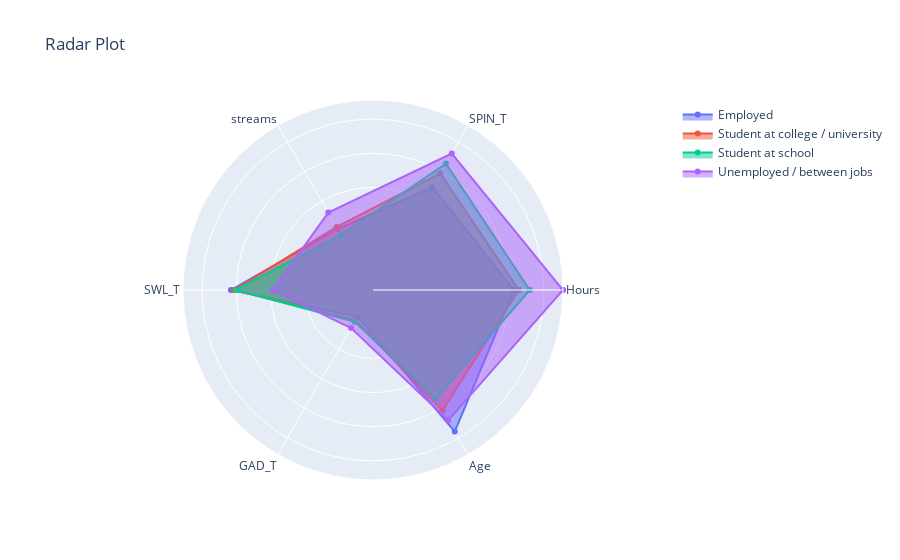

The notebook cell saved with this chart:
### Code cell
import pandas as pd
import plotly.graph_objects as go

# Load the data
data = pd.read_csv("gaming_processed.csv")
# data = data.dropna['GAD_T']

# Prepare the data
selected_columns = ['Hours', 'SPIN_T', 'streams', 'SWL_T', 'Work', 'GAD_T', 'Age']
data = data[selected_columns]

# Aggregate the data
grouped_data = data.groupby('Work').mean()

# Define labels and values for radar chart
labels = ['Hours', 'SPIN_T', 'streams', 'SWL_T', 'GAD_T', 'Age']
categories = grouped_data.index.tolist()
values = grouped_data.values.tolist()

# Convert values to numeric
values = [[float(val) for val in vals] for vals in values]

# Create radar chart
fig = go.Figure()

for i in range(len(categories)):
    fig.add_trace(go.Scatterpolar(
        r=values[i] + values[i][:1],
        theta=labels + labels[:1],
        fill='toself',
        name=categories[i]
    ))

fig.update_layout(
    polar=dict(
        radialaxis=dict(
            visible=True,
            showticklabels=False,
            range=[0, max([max(vals) for vals in values])]  # Adjust range if needed
        )),
    showlegend=True,
    title='Radar Plot'
)

fig.show()

### Figure 1 — Plotly figure (JSON) as saved in the notebook; plotly's stock layout.template omitted (floating-point values rounded to 4 significant figures)
{"data": [{"fill": "toself", "name": "Employed", "r": [20.63, 17.35, 10.31, 20.79, 4.504, 23.92, 20.63], "theta": ["Hours", "SPIN_T", "streams", "SWL_T", "GAD_T", "Age", "Hours"], "type": "scatterpolar"}, {"fill": "toself", "name": "Student at college / university", "r": [21.34, 19.68, 10.65, 20.35, 5.141, 20.35, 21.34], "theta": ["Hours", "SPIN_T", "streams", "SWL_T", "GAD_T", "Age", "Hours"], "type": "scatterpolar"}, {"fill": "toself", "name": "Student at school", "r": [22.93, 21.35, 9.34, 20.08, 5.373, 18.37, 22.93], "theta": ["Hours", "SPIN_T", "streams", "SWL_T", "GAD_T", "Age", "Hours"], "type": "scatterpolar"}, {"fill": "toself", "name": "Unemployed / between jobs", "r": [27.8, 23.06, 13.08, 14.66, 6.419, 22.01, 27.8], "theta": ["Hours", "SPIN_T", "streams", "SWL_T", "GAD_T", "Age", "Hours"], "type": "scatterpolar"}], "layout": {"polar": {"radialaxis": {"range": [0, 27.8], "showticklabels": false, "visible": true}}, "showlegend": true, "title": {"text": "Radar Plot"}}}
